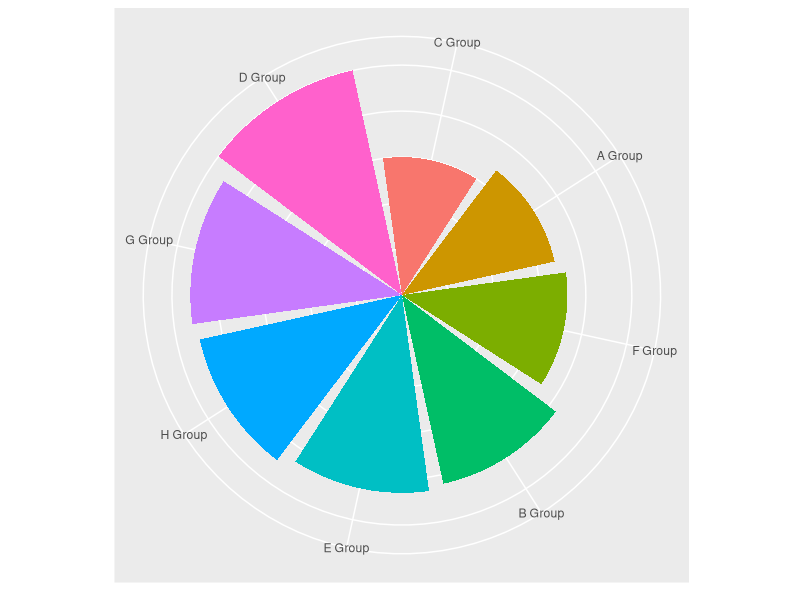
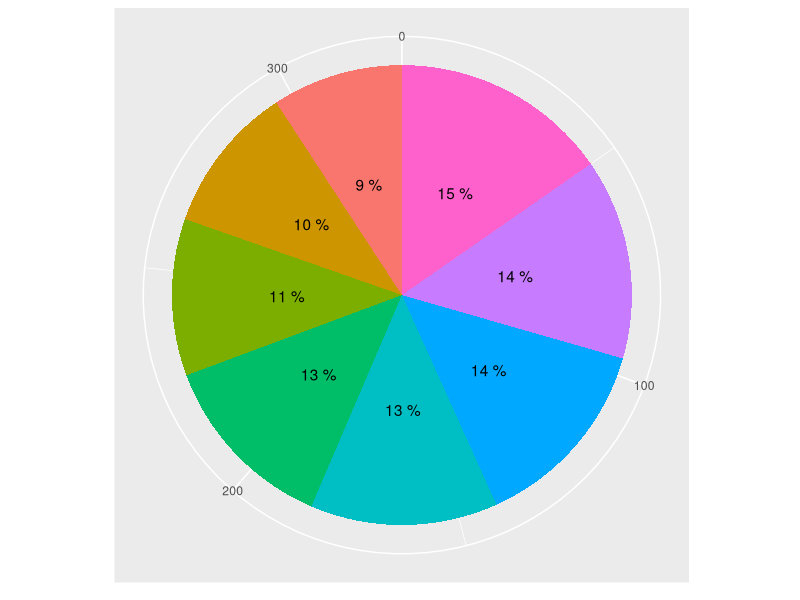

These figures' R source, in order:
library(tidyverse)

# Rose chart
piedf <- tibble(value = sample(30:50, 8),
                cat = paste(LETTERS[1:8], "Group")) %>% 
  mutate(cat = factor(cat, level = cat[order(value)]))

piedf %>% ggplot(aes(cat, value, fill = cat))+
  geom_bar(stat = "identity")+
  coord_flip()+
  coord_polar("x", start = 270)+
  theme(axis.ticks.x=element_blank(), 
        axis.text.y=element_blank(),  
        axis.ticks.y=element_blank(),
        axis.title = element_blank(),
        legend.position = "none")

# This also looks nice. Just order by freq 

# Simple bar

piedf %>% ggplot(aes(x = "", y = value, fill = cat))+
  geom_col()+
  coord_polar("y")+
  geom_text(aes(label = paste(round(100*value/sum(value),0), "%")),
            position = position_stack(vjust = 0.5))+
  theme(axis.ticks.x=element_blank(), 
        axis.text.y=element_blank(),  
        axis.ticks.y=element_blank(),
        axis.title = element_blank(),
        legend.position = "none")
  
